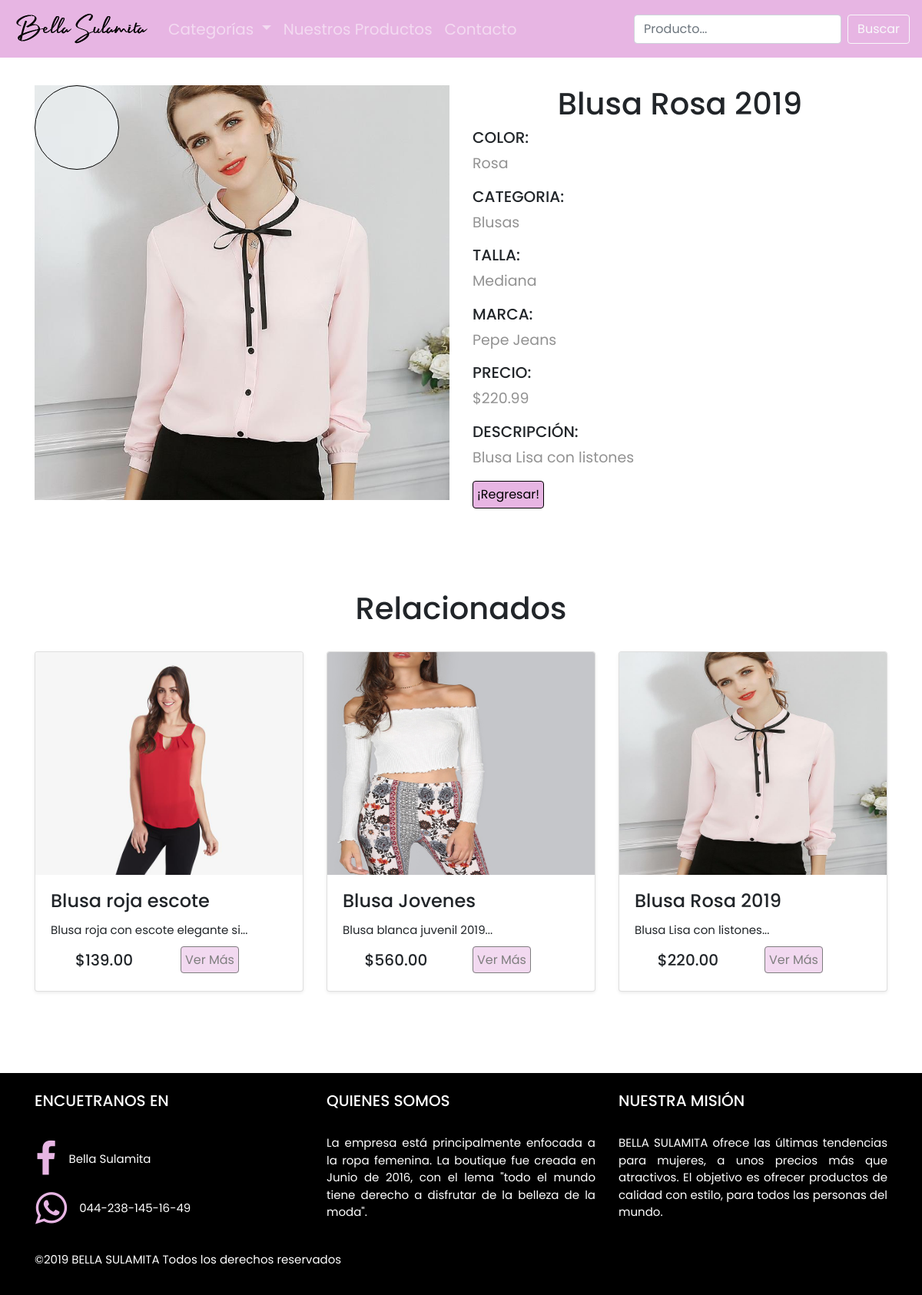
The page /product.php?id=103 on the database as committed earlier.
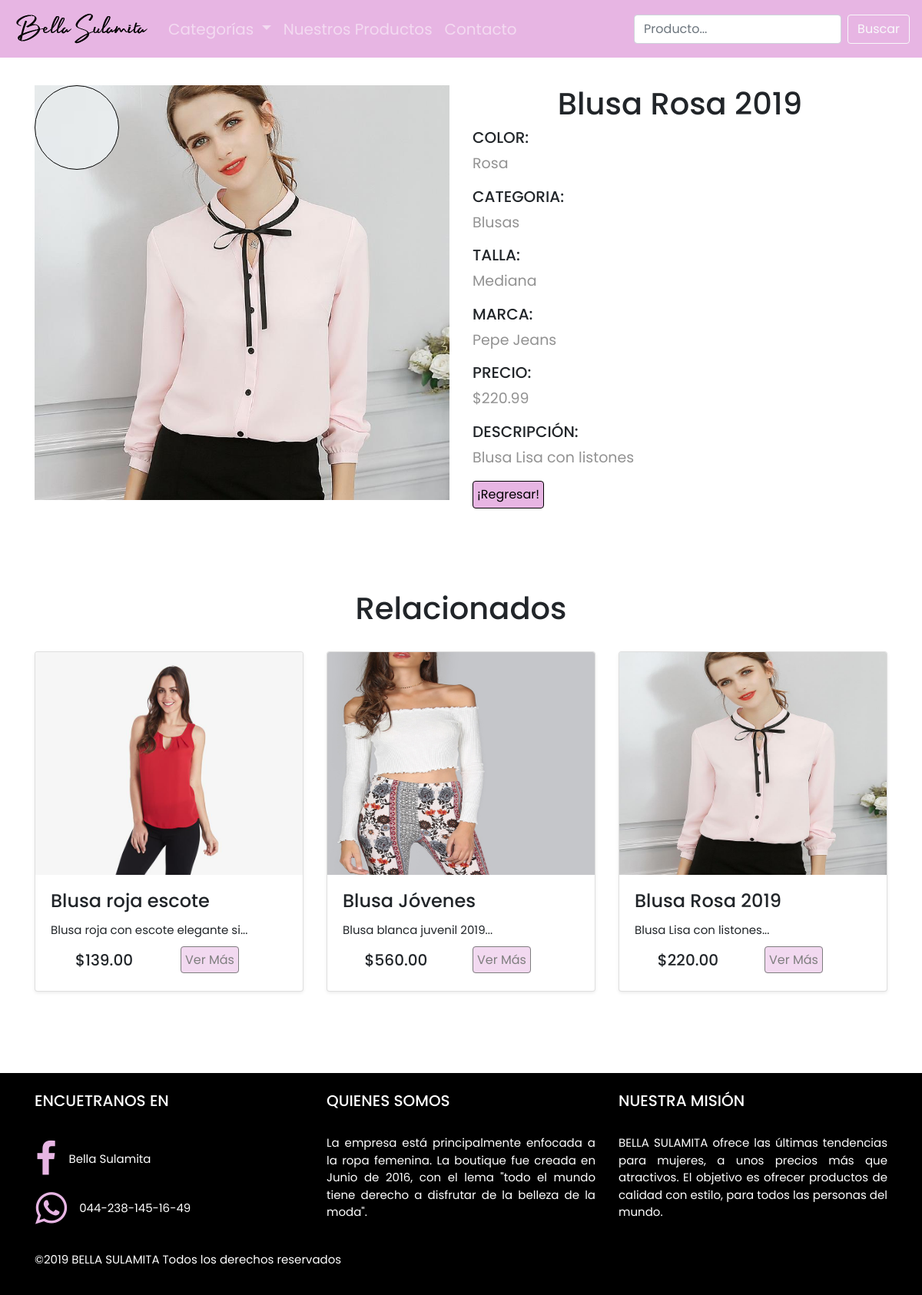
The same page on the database as committed later.
### tables this page shows
CREATE TABLE `productos` (
  `id` int(11) NOT NULL,
  `id_categoria` int(11) NOT NULL,
  `imagen` varchar(600) NOT NULL,
  `nombre` varchar(100) NOT NULL,
  `description` text NOT NULL,
  `precio` float NOT NULL,
  `marca` varchar(50) NOT NULL,
  `color` varchar(100) NOT NULL,
  `talla` varchar(50) NOT NULL
);

### backend/modelo/BD.php (called while the page is built, shortened)
<?php
class BD {
    private $servername = "localhost";
    private $username = "root";
    private $password = "Fabian55";
    private $database = "bellaSulamita";
    public function __construct() {
        try {
            $this->conn = new PDO("mysql:host=$this->servername;dbname=$this->database", $this->username, $this->password);
        } catch (PDOException $e) {
            echo "Connection failed: " . $e->getMessage();
        }
    }
}

### backend/modelo/MProducto.php (called while the page is built, shortened)
<?php
class MProducto extends BD {
    public function consultaProducto($id) {
        try {
            $stmt = $this->conn->prepare("SELECT productos.*, categoria FROM productos inner join categoria on productos.id_categoria=categoria.id where productos.id=:id");
            $stmt->bindParam(':id', $id);
            $stmt->execute();
            foreach ($stmt->fetchAll() as $registro) {
                return $registro;
            }
            return null;
        } catch (PDOException $e) {
            echo "Error: " . $e->getMessage();
        }
    }
    public function consultarCategoriaProducto($id){
        try {
            $stmt = $this->conn->prepare("SELECT * FROM productos where id_categoria=:id order by rand() limit 3");
            $stmt->bindParam(':id', $id);
            $stmt->execute();
            return $stmt->fetchAll();
        } catch (PDOException $e) {
            echo "Error: " . $e->getMessage();
        }
    }
}

### product.php (the view, shortened to what the changed rows need)
<?php
include_once './backend/modelo/BD.php';
include_once './backend/controlador/CProducto.php';
include_once './backend/modelo/MProducto.php';
$producto = new CProducto();
$ide = $_GET["id"];
$produ = $producto->mostrarProducto($ide);
?>
<!DOCTYPE html>
<html>
    <head>
        <link rel="stylesheet" href="https://stackpath.bootstrapcdn.com/bootstrap/4.3.1/css/bootstrap.min.css">
        <link rel="stylesheet" href="style/css.css"/>
        <link rel="stylesheet" href="Style/cssZoom.css">
        <link rel="stylesheet" href="style/font-awesome.min.css">
    </head>
    <body>
        <div id="producto" class="contenido container-fluid">
            <div class="container">
                <div class="row">
                    <div class="col-xl-6 col-12 mt-5">
                        <h1 class="jumbotron-heading"><?php echo $produ["nombre"] ?></h1>
                        <h2 class="text-justify">COLOR:</h2><p><?php echo $produ["color"] ?></p>
                        <h2 class="text-justify">CATEGORIA:</h2><p><?php echo $produ["categoria"] ?></p>
                        <h2 class="text-justify">TALLA:</h2><p><?php echo $produ["talla"] ?></p>
                        <h2 class="text-justify">MARCA:</h2><p><?php echo $produ["marca"] ?></p>
                        <h2 class="text-justify">PRECIO:</h2><p>$<?php echo $produ["precio"] ?>.99</p>
                        <h2 class="text-justify">DESCRIPCIÓN:</h2>
                    </div>
                </div>
            </div>
        </div>
        <br>
        <div class="album py-5">
            <div class="container">
                <h1>Relacionados</h1>
                <br>
                <div class="row">
                    <?php echo $producto->mostrarCategoriaProducto($produ["id_categoria"]) ?>
                </div>
            </div>
        </div>
        <footer>
            <div class="container">
                <div class="row">
                    <div class="col-lg-4 col-md-12">
                        <br>
                        <h1>ENCUETRANOS EN</h1><br>
                    </div>
                    <div class="col-lg-4 col-md-12">
                        <br>
                        <h1>QUIENES SOMOS</h1><br>
                    </div>
                    <div class="col-lg-4 col-md-12">
                        <br>
                        <h1>NUESTRA MISIÓN</h1><br>
                    </div>
                </div><br>
            </div>
        </footer>
    </body>
</html>

### backend/controlador/CProducto.php (shortened to what the changed rows need)
<?php
class CProducto {
    private $modelo;
    public function __construct() {
        $this->modelo= new MProducto();
    }
    public function mostrarProducto($ide){
        $producto = $this->modelo->consultaProducto($ide);
            return $producto;
    }
     public function mostrarCategoriaProducto($id){
        $producto= $this->modelo->consultarCategoriaProducto($id);
        $acu="";
        foreach ($producto as $produ){
            $acu .= '<div class="col-lg-4 col-md-6 col-sm-12">
                        <div id="productos" class="card mb-4 shadow-sm">
                            <a href="product.php?id='.$produ["id"].'"><img src="'.$produ["imagen"].'" class="card-img-top"></a>
                            <div class="card-body">
                                <h4 class="card-title">'.substr($produ["nombre"],0,25).'</h4>
                                <p class="card-text">'.substr($produ["description"],0,33).'...</p>
                                <div >
                                        <div class="row">
                                            <div class="col-6 d-flex justify-content-center align-items-center"><h5>$'. $produ["precio"] .'.00</h5></div>
                                            <div class="col-6"><a class="bot" href="product.php?id='.$produ["id"].'" class="btn btn-primary my-2">Ver Más</a></div>
                                        </div>
                                </div>
                            </div>
                        </div>
                    </div>';
        }
        return $acu;
    }
}

Rows that differ between the two databases and show on the page:
changed productos: nombre "Blusa Jovenes" → "Blusa Jóvenes"
